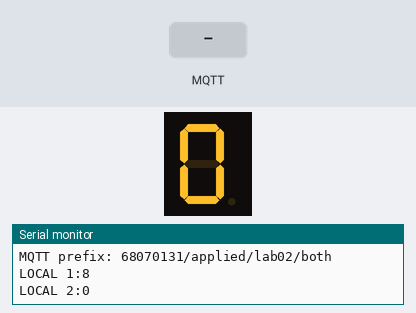
This sketch was run on a simulated Arduino Uno R4 WiFi. Parts: 1-digit seven-segment display, the last lines printed to the serial monitor. Wiring (inferred from the names in the program): 1-digit 7-segment display, segments lit when HIGH: segments D2, D3, D4, D5, D6, D7, D8. Inputs (shaded band) come from the test bench. WiFi joins after 1.5 s; servers stay silent unless stated; no MQTT or app messages arrive unless stated; the segment pins are drawn as the display they are named for.

Above: at 3.1 s.
3.2 s: MQTT message "0" arrives on the first subscribed topic
At 5.3 s:
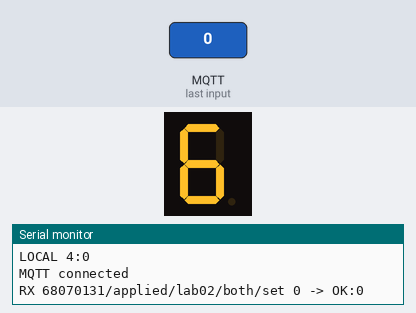
6.2 s: MQTT message "5" arrives on the first subscribed topic
At 6.7 s:
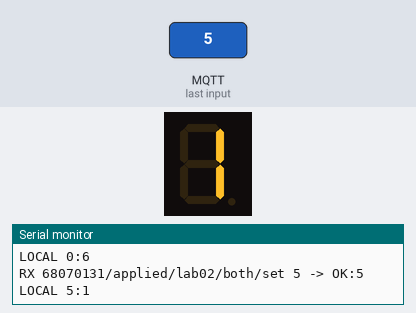
Timing chart, 0 to 9.2 s (numbered marks = the images above; inputs shaded):
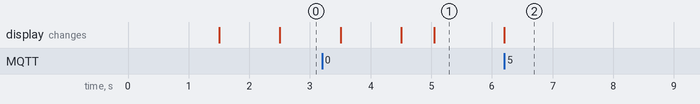

Measured:
- after the input at 6.2 s, the display: changes at once (image 2)

The sketch:

SevenSeg_StudentID_both.ino
```cpp
/*
  02 7เซกเมนต์แสดงรหัสนักศึกษา / รับและส่งข้อมูลสองทาง
  Arduino UNO R4 WiFi | Broker phycom.it.kmitl.ac.th:1883
  Topic prefix 68070131/applied/lab02/both
  รหัส Wi-Fi ตัวอย่างนี้ถูกระบุตามโจทย์; Repository เป็น public ควรเปลี่ยนรหัสหรือย้ายเป็น secrets ก่อนใช้จริง
  วงจร: ดู README.md และ assets/circuit-lab02.svg
  คำสั่งเว็บตัวอย่าง: 3
  ทดสอบที่คาดหวัง: เลือกตำแหน่ง 3 ของ 68070131 จะแสดงเลข 7
*/
#include <WiFiS3.h>
#include <MQTTClient.h>
#include <math.h>
const byte SEG[7]={2,3,4,5,6,7,8};
const byte DIGITS[10][7]={{1,1,1,1,1,1,0},{0,1,1,0,0,0,0},{1,1,0,1,1,0,1},{1,1,1,1,0,0,1},{0,1,1,0,0,1,1},{1,0,1,1,0,1,1},{1,0,1,1,1,1,1},{1,1,1,0,0,0,0},{1,1,1,1,1,1,1},{1,1,1,1,0,1,1}};
const byte studentId[8]={6,8,0,7,0,1,3,1};byte indexId=0;
void showDigit(int x){if(x<0||x>9)return;for(byte i=0;i<7;i++)digitalWrite(SEG[i],DIGITS[x][i]?HIGH:LOW);}
const char WIFI_SSID[]="EDOK";
const char WIFI_PASSWORD[]="1234567890";
const char MQTT_HOST[]="phycom.it.kmitl.ac.th";
const unsigned int MQTT_PORT=1883;
const char TOPIC_PREFIX[]="68070131/applied/lab02/both";
const bool SEND_DATA=true;
const bool RECEIVE_COMMANDS=true;
WiFiClient network;
MQTTClient mqtt(1024);
String topicData,topicSet,topicState,clientId;
unsigned long lastSample=0,lastWiFi=0,lastMqtt=0;
const unsigned long SAMPLE_MS=1000UL;
bool remoteActive=false,ackPending=false;
String lastAck="BOOT";

// รับคำสั่งจากเว็บ: ไม่ Publish ภายใน callback
bool applyRemote(String payload){
  if(payload.length()!=1||payload[0]<'0'||payload[0]>'7')return false;indexId=payload.toInt();remoteActive=true;showDigit(studentId[indexId]);return true;
}
void onMqttMessage(String &topic,String &payload){
  if(topic!=topicSet)return;
  payload.trim();
  if(payload.length()==0||payload.length()>32){lastAck="ERROR:SIZE";ackPending=true;return;}
  bool accepted=applyRemote(payload);
  lastAck=accepted?String("OK:")+payload:String("ERROR:VALUE");
  ackPending=true;
  Serial.println(String("RX ")+topic+" "+payload+" -> "+lastAck);
}

// โค้ดเซนเซอร์/เอาต์พุตของ LAB
void setupHardware(){for(byte i=0;i<7;i++)pinMode(SEG[i],OUTPUT);showDigit(6);}
String sampleHardware(){
  if(!remoteActive)indexId=(indexId+1)%8;showDigit(studentId[indexId]);return String(indexId)+":"+String(studentId[indexId]);
}
void maintainNetwork(){
  unsigned long now=millis();
  if(WiFi.status()!=WL_CONNECTED){
    if(now-lastWiFi>=10000UL){lastWiFi=now;WiFi.begin(WIFI_SSID,WIFI_PASSWORD);}
    return;
  }
  if(!mqtt.connected()){
    if(now-lastMqtt>=5000UL){
      lastMqtt=now;
      if(mqtt.connect(clientId.c_str())){
        Serial.println("MQTT connected");
        if(RECEIVE_COMMANDS)mqtt.subscribe(topicSet);
      }else Serial.println("MQTT retry later");
    }
    return;
  }
  mqtt.loop();
  if(RECEIVE_COMMANDS && SEND_DATA && ackPending){
    if(mqtt.publish(topicState,lastAck))ackPending=false;
  }
}
void setup(){
  Serial.begin(115200);
  setupHardware();
  topicData=String(TOPIC_PREFIX)+"/data";
  topicSet=String(TOPIC_PREFIX)+"/set";
  topicState=String(TOPIC_PREFIX)+"/state";
  byte mac[6]={0};
  WiFi.macAddress(mac);
  clientId="phycom-lab02-both-";
  for(byte i=0;i<6;i++){if(mac[i]<16)clientId+="0";clientId+=String(mac[i],HEX);}
  mqtt.begin(MQTT_HOST,MQTT_PORT,network);
  mqtt.onMessage(onMqttMessage);
  WiFi.begin(WIFI_SSID,WIFI_PASSWORD);
  Serial.println(String("MQTT prefix: ")+TOPIC_PREFIX);
}
void loop(){
  maintainNetwork();
  if(millis()-lastSample<SAMPLE_MS)return;
  lastSample=millis();
  if(!SEND_DATA)return; // โหมด Subscribe ควบคุมจากเว็บอย่างเดียว
  String measurement=sampleHardware();
  if(measurement.length()==0)return;
  Serial.println(String("LOCAL ")+measurement);
  if(mqtt.connected())mqtt.publish(topicData,measurement);
}
```
